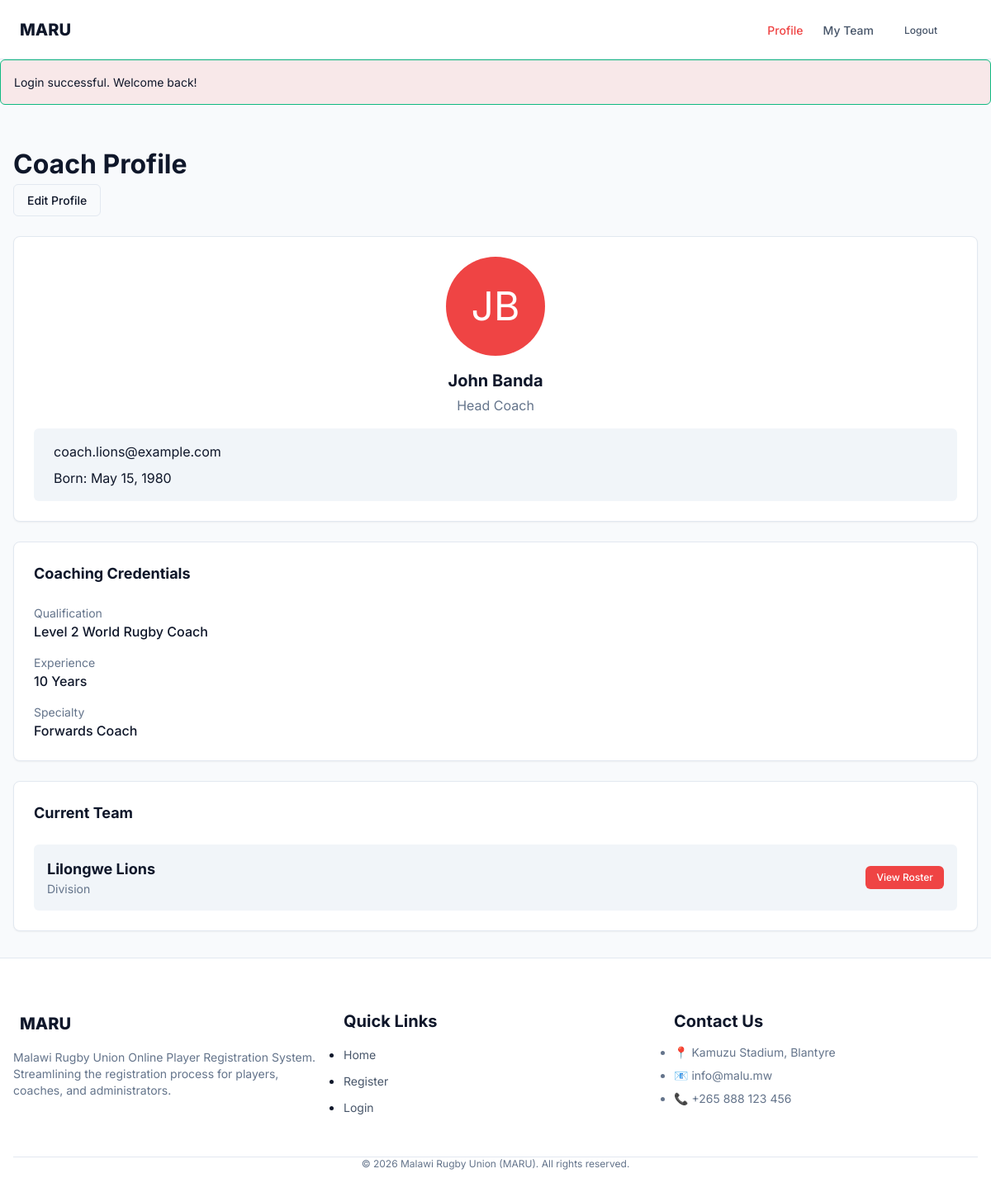
Screenshot of /coach/profile (signed in) with the database file from the repository.
### tables this page shows
CREATE TABLE IF NOT EXISTS coaches (
    id INT AUTO_INCREMENT PRIMARY KEY,
    user_id INT NOT NULL UNIQUE,
    team_id INT NULL,
    phone VARCHAR(20),
    address TEXT,
    date_of_birth DATE,
    qualification VARCHAR(255),
    years_experience INT DEFAULT 0,
    coaching_specialty VARCHAR(100),
    registration_status ENUM('pending', 'under_review', 'approved', 'rejected') DEFAULT 'pending',
    FOREIGN KEY (user_id) REFERENCES users(id) ON DELETE CASCADE,
    FOREIGN KEY (team_id) REFERENCES teams(id) ON DELETE SET NULL
);

CREATE TABLE IF NOT EXISTS users (
    id INT AUTO_INCREMENT PRIMARY KEY,
    email VARCHAR(255) UNIQUE NOT NULL,
    password VARCHAR(255) NOT NULL,
    role ENUM('player', 'coach', 'admin') NOT NULL,
    first_name VARCHAR(100) NOT NULL,
    last_name VARCHAR(100) NOT NULL,
    phone VARCHAR(20),
    avatar VARCHAR(255) DEFAULT NULL,
    is_active TINYINT(1) DEFAULT 1,
    created_at TIMESTAMP DEFAULT CURRENT_TIMESTAMP,
    updated_at TIMESTAMP DEFAULT CURRENT_TIMESTAMP ON UPDATE CURRENT_TIMESTAMP
);

CREATE TABLE IF NOT EXISTS teams (
    id INT AUTO_INCREMENT PRIMARY KEY,
    name VARCHAR(100) NOT NULL,
    division VARCHAR(50),
    description TEXT,
    coach_id INT NULL,
    max_players INT DEFAULT 30,
    is_active TINYINT(1) DEFAULT 1,
    created_at TIMESTAMP DEFAULT CURRENT_TIMESTAMP,
    updated_at TIMESTAMP DEFAULT CURRENT_TIMESTAMP ON UPDATE CURRENT_TIMESTAMP,
    FOREIGN KEY (coach_id) REFERENCES users(id) ON DELETE SET NULL
);

### views/pages/coach-profile.php (the view)
<div class="container py-8">
    <div class="page-header mb-6">
        <h1 class="page-title">Coach Profile</h1>
        <div class="page-actions">
            <a href="/coach/edit" class="btn btn-outline">Edit Profile</a>
        </div>
    </div>
    <div class="profile-layout grid grid-cols-1 md:grid-cols-3 gap-6">
        <div class="profile-sidebar col-span-1">
            <div class="card card-profile text-center p-6">
                <div class="profile-avatar mb-4">
                    <div class="avatar-placeholder bg-primary text-white rounded-circle flex items-center justify-center mx-auto" style="width: 120px; height: 120px; font-size: 3rem;">
                        <?= htmlspecialchars(substr($coach['first_name'] ?? 'C', 0, 1) . substr($coach['last_name'] ?? '', 0, 1)) ?>
                    </div>
                </div>
                <h2 class="profile-name text-xl font-bold mb-1">
                    <?= htmlspecialchars(($coach['first_name'] ?? '') . ' ' . ($coach['last_name'] ?? '')) ?>
                </h2>
                <p class="profile-role text-muted mb-4">Head Coach</p>
                <div class="profile-contact text-left bg-light p-4 rounded">
                    <div class="contact-item mb-2">
                        <i class="icon-mail mr-2"></i> <?= htmlspecialchars($coach['email'] ?? '') ?>
                    </div>
                    <?php if (isset($coach['date_of_birth'])): ?>
                    <div class="contact-item">
                        <i class="icon-calendar mr-2"></i> Born: <?= htmlspecialchars(date('M d, Y', strtotime($coach['date_of_birth']))) ?>
                    </div>
                    <?php endif; ?>
                </div>
            </div>
        </div>
        <div class="profile-content col-span-1 md:col-span-2">
            <div class="card mb-6 p-6">
                <h3 class="card-title text-lg font-bold mb-4 border-b pb-2">Coaching Credentials</h3>
                <div class="grid grid-cols-1 sm:grid-cols-2 gap-4">
                    <div class="info-group">
                        <label class="text-sm text-muted block">Qualification</label>
                        <div class="font-medium"><?= htmlspecialchars($coach['qualification'] ?? 'N/A') ?></div>
                    </div>
                    <div class="info-group">
                        <label class="text-sm text-muted block">Experience</label>
                        <div class="font-medium"><?= htmlspecialchars($coach['years_experience'] ?? '0') ?> Years</div>
                    </div>
                    <div class="info-group col-span-1 sm:col-span-2">
                        <label class="text-sm text-muted block">Specialty</label>
                        <div class="font-medium"><?= htmlspecialchars($coach['coaching_specialty'] ?? 'General') ?></div>
                    </div>
                </div>
            </div>
            <div class="card p-6">
                <h3 class="card-title text-lg font-bold mb-4 border-b pb-2">Current Team</h3>
                <?php if (!empty($team)): ?>
                    <div class="team-info flex items-center justify-between bg-light p-4 rounded">
                        <div>
                            <h4 class="font-bold text-lg"><?= htmlspecialchars($team['name'] ?? 'Unnamed Team') ?></h4>
                            <p class="text-muted text-sm"><?= htmlspecialchars($team['division'] ?? '') ?> Division</p>
                        </div>
                        <a href="/coach/roster" class="btn btn-primary btn-sm">View Roster</a>
                    </div>
                <?php else: ?>
                    <div class="alert alert-warning">
                        You are not currently assigned to any team.
                    </div>
                <?php endif; ?>
            </div>
        </div>
    </div>
</div>

### src/helpers/Router.php (shortened to what the rows shown need)
<?php
class Router {
    private array $routes = [
        'GET' => [],
        'POST' => []
    ];
    private function addRoute(string $method, string $path, string|callable $handler, array $routeMiddleware = []): void {
        $pattern = preg_replace('/\{([a-zA-Z0-9_]+)\}/', '(?P<$1>[a-zA-Z0-9_-]+)', $path);
        $pattern = "#^" . $pattern . "$#";
        $this->routes[$method][$pattern] = $handler;
    }
    public function dispatch(): void {
        $method = $_SERVER['REQUEST_METHOD'];
        $path = parse_url($_SERVER['REQUEST_URI'], PHP_URL_PATH);
        foreach ($this->routes[$method] as $pattern => $handler) {
            if (preg_match($pattern, $path, $matches)) {
                $params = array_filter($matches, 'is_string', ARRAY_FILTER_USE_KEY);
                if (is_callable($handler)) {
                    call_user_func_array($handler, $params);
                } else {
                    $this->invokeController($handler, $params);
                }
                return;
            }
        }
    }
    private function invokeController(string $handler, array $params): void {
        list($controllerName, $methodName) = explode('@', $handler);
        $controllerClass = "App\\Controllers\\" . $controllerName;
        if (class_exists($controllerClass)) {
            $controller = new $controllerClass();
            if (method_exists($controller, $methodName)) {
                call_user_func_array([$controller, $methodName], $params);
                return;
            }
        }
    }
}

### views/partials/header.php (shortened to what the rows shown need)
<?php
$isLoggedIn = Session::isLoggedIn();
$userRole = Session::getUserRole();
$currentPath = parse_url($_SERVER['REQUEST_URI'], PHP_URL_PATH);
?>
<header class="navbar">
    <div class="container">
        <a href="/" class="navbar-brand">
            <i class="ph-fill ph-rugby text-2xl text-primary"></i> MARU
        </a>
        <nav class="navbar-nav" id="main-nav">
                <?php if ($isLoggedIn): ?>
                    <?php if ($userRole === 'admin'): ?>
                        <li><a href="/admin" class="navbar-link <?= $currentPath === '/admin' ? 'active' : '' ?>">Dashboard</a></li>
                    <?php elseif ($userRole === 'player'): ?>
                        <li><a href="/player/profile" class="navbar-link <?= strpos($currentPath, '/player/profile') === 0 ? 'active' : '' ?>">My Profile</a></li>
                        <li><a href="/player/status" class="navbar-link <?= $currentPath === '/player/status' ? 'active' : '' ?>">Status</a></li>
                    <?php elseif ($userRole === 'coach'): ?>
                        <li><a href="/coach/profile" class="navbar-link <?= strpos($currentPath, '/coach/profile') === 0 ? 'active' : '' ?>">Profile</a></li>
                        <li><a href="/coach/team" class="navbar-link <?= $currentPath === '/coach/team' ? 'active' : '' ?>">My Team</a></li>
                    <?php endif; ?>
                    <li>
                        <form action="/logout" method="POST" style="display:inline;">
                            <button type="submit" class="btn btn-ghost btn-sm">Logout</button>
                        </form>
                    </li>
                <?php else: ?>
                    <li><a href="/login" class="btn btn-outline">Login</a></li>
                    <li><a href="/register" class="btn btn-primary">Register</a></li>
                <?php endif; ?>
                <li>
                    <button id="theme-toggle" class="btn btn-ghost btn-icon text-xl" title="Toggle Theme">
                    </button>
                </li>
        </nav>
    </div>
</header>

### views/partials/alerts.php (shortened to what the rows shown need)
<?php
$flashTypes = ['success', 'error', 'warning', 'info'];
foreach ($flashTypes as $type) {
    if ($message = Session::getFlash($type)) {
        echo "<div class=\"alert alert-{$type} mb-4\">";
        echo "<div>" . htmlspecialchars($message) . "</div>";
        echo "</div>";
    }
}
?>

### views/partials/footer.php
<footer class="footer">
    <div class="container">
        <div class="grid grid-3 gap-8">
            <div>
                <a href="/" class="navbar-brand mb-4">
                    <i class="ph-fill ph-rugby text-2xl text-primary"></i> MARU
                </a>
                <p class="text-muted text-sm mt-2">
                    Malawi Rugby Union Online Player Registration System. Streamlining the registration process for players, coaches, and administrators.
                </p>
            </div>
            <div>
                <h4 class="heading-4 text-base mb-4">Quick Links</h4>
                <ul class="flex-col gap-2">
                    <li><a href="/" class="text-secondary text-sm" style="text-decoration:none;">Home</a></li>
                    <li><a href="/register" class="text-secondary text-sm" style="text-decoration:none;">Register</a></li>
                    <li><a href="/login" class="text-secondary text-sm" style="text-decoration:none;">Login</a></li>
                </ul>
            </div>
            <div>
                <h4 class="heading-4 text-base mb-4">Contact Us</h4>
                <ul class="flex-col gap-2 text-muted text-sm">
                    <li>📍 Kamuzu Stadium, Blantyre</li>
                    <li>📧 info@malu.mw</li>
                    <li>📞 +265 888 123 456</li>
                </ul>
            </div>
        </div>
        <div class="mt-12 pt-6" style="border-top: 1px solid var(--color-border); text-align: center;">
            <p class="text-muted text-xs">
                &copy; <?= date('Y') ?> Malawi Rugby Union (MARU). All rights reserved.
            </p>
        </div>
    </div>
</footer>

### rows the page displays
coaches: message "Login successful. Welcome back!", user.last_name "JB", user.last_name "John Banda", user.email "coach.lions@example.com", date_of_birth "May 15, 1980", qualification "Level 2 World Rugby Coach", years_experience "10", coaching_specialty "Forwards Coach", team.name "Lilongwe Lions"
